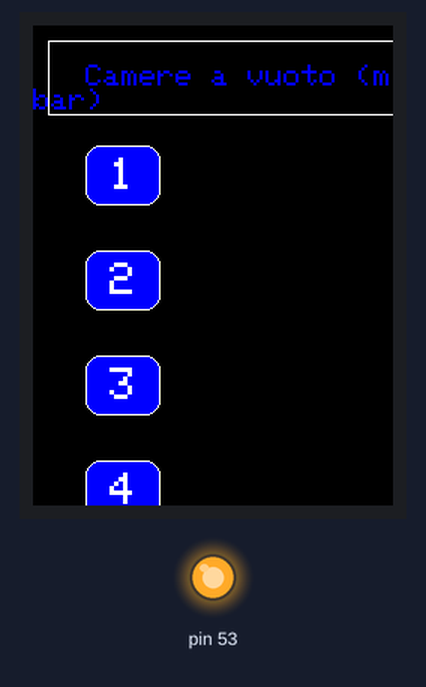
Simulated run of this sketch. Board: Arduino Mega 2560, built with avr-gcc and run on an emulated ATmega2560. Parts: 240×320 colour display, output pins drawn as LEDs (lit = HIGH). No radio packets arrive unless stated; what the sketch prints to the serial monitor is not drawn.

Above: at 0.3 s.
At 0.8 s:
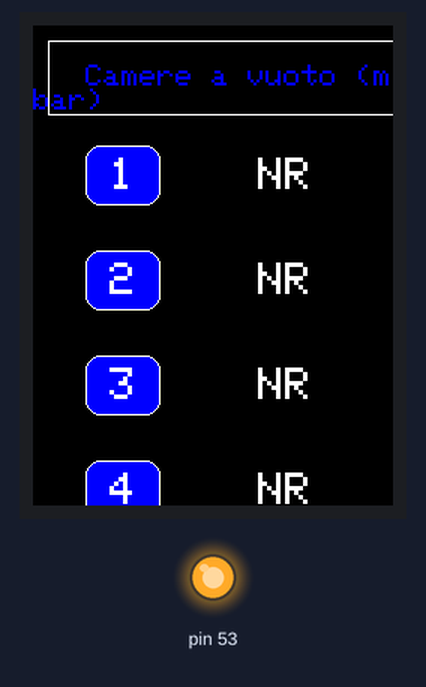

The sketch:

Screen_transimission.ino
```cpp
#include <Adafruit_GFX.h>    // Core graphics library
#include <Adafruit_TFTLCD.h> // Hardware-specific library
#include <TouchScreen.h>
#include <RF24Network.h>
#include <RF24.h>
#include <SPI.h>


RF24 radio(37, 35);               // nRF24L01 (CE,CSN)
RF24Network network(radio);
const uint16_t this_node = 02;  // Address of our node in Octal format ( 04,031, etc)
const uint16_t base00 = 00;
const uint16_t base04 = 04;
const uint16_t bath = 01;
int counter=0;
int counterNR=0;

// The control pins for the LCD can be assigned to any digital or
// analog pins...but we'll use the analog pins as this allows us to
// double up the pins with the touch screen (see the TFT paint example).
//#define LCD_CS A3 // Chip Select goes to Analog 3
//#define LCD_CD A2 // Command/Data goes to Analog 2
//#define LCD_WR A1 // LCD Write goes to Analog 1
//#define LCD_RD A0 // LCD Read goes to Analog 0

//#define LCD_RESET A4 // Can alternately just connect to Arduino's reset pin

// Assign human-readable names to some common 16-bit color values:
#define BLACK   0x0000
#define BLUE    0x001F
#define RED     0xF800
#define YELLOW  0xFFE0
#define WHITE   0xFFFF


#define ILI9341_DARKGREEN   0x03E0      /*   0, 128,   0 */
#define ILI9341_BLUE        0x001F      /*   0,   0, 255 */
#define ILI9341_BLACK       0x0000      /*   0,   0,   0 */

/******************* UI details */
#define BUTTON_X 10
#define BUTTON_Y 100
#define BUTTON_W 50
#define BUTTON_H 40
#define BUTTON_SPACING_Y 30
#define BUTTON_TEXTSIZE 3

// text box where title goes
#define title_X 10
#define title_Y 10
#define title_w 300
#define title_h 50
#define title_SIZE 3


#define YP A2  // must be an analog pin, use "An" notation!
#define XM A3  // must be an analog pin, use "An" notation!
#define YM 8   // can be a digital pin
#define XP 9   // can be a digital pin

#define TS_MINX 130
#define TS_MAXX 905

#define TS_MINY 75
#define TS_MAXY 930
#define MINPRESSURE 10
#define MAXPRESSURE 1000


Adafruit_GFX_Button buttons[4]; // DICHIARAZIONE DELLE CAMERE
/* create 4 buttons, corresponding to the 4 vacuum chambers */
char buttonlabels[4][4] = {"1", "2", "3","4" };

// Questi parametri servono a definire il bottone on/off della modalità experiment
Adafruit_GFX_Button expmode; // DUCHIARAZIONE DI UN BOTTONE
char ON[3] = "ON";
char OFF[4] = "OFF";


int on_off = 0; // questa variabile serve a capire quale bottone si deve disegnare on, verde oppure off, rosso
int change = 0; // il bottone viene ridisegnato all'interno del loop solo se vi è stata una modifica nello stato del bottone

#include <MCUFRIEND_kbv.h>
MCUFRIEND_kbv tft;
TouchScreen ts = TouchScreen(XP, YP, XM, YM, 300);
// If using the shield, all control and data lines are fixed, and
// a simpler declaration can optionally be used:
// Adafruit_TFTLCD tft;

void setup(void) {
  Serial.begin(9600);
  Serial.println(F("TFT LCD screen"));

  tft.reset();// ???? reset schermata

  uint16_t identifier = tft.readID();
  if(identifier == 0x9325) {
    Serial.println(F("Found ILI9325 LCD driver"));
  } else if(identifier == 0x9328) {
    Serial.println(F("Found ILI9328 LCD driver"));
  } else if(identifier == 0x4535) {
    Serial.println(F("Found LGDP4535 LCD driver"));
  }else if(identifier == 0x7575) {
    Serial.println(F("Found HX8347G LCD driver"));
  } else if(identifier == 0x9341) {
    Serial.println(F("Found ILI9341 LCD driver"));
  }else if(identifier == 0x7783) {
    Serial.println(F("Found ST7781 LCD driver"));
  }else if(identifier == 0x8230) {
    Serial.println(F("Found UC8230 LCD driver"));
  }
  else if(identifier == 0x8357) {
    Serial.println(F("Found HX8357D LCD driver"));
  } else if(identifier==0x0101)
  {
      identifier=0x9341;
       Serial.println(F("Found 0x9341 LCD driver"));
  }else if(identifier==0x9481)
  {
       Serial.println(F("Found 0x9481 LCD driver"));
  }
  else if(identifier==0x9486)
  {
       Serial.println(F("Found 0x9486 LCD driver"));
  }
  else {
    Serial.print(F("Unknown LCD driver chip: "));
    Serial.println(identifier, HEX);
    Serial.println(F("If using the Adafruit 2.8\" TFT Arduino shield, the line:"));
    Serial.println(F("  #define USE_ADAFRUIT_SHIELD_PINOUT"));
    Serial.println(F("should appear in the library header (Adafruit_TFT.h)."));
    Serial.println(F("If using the breakout board, it should NOT be #defined!"));
    Serial.println(F("Also if using the breakout, double-check that all wiring"));
    Serial.println(F("matches the tutorial."));
    identifier=0x9486;

  }

  tft.begin(identifier);
  Serial.print("TFT size is "); Serial.print(tft.width()); Serial.print("x"); Serial.println(tft.height());
  tft.setRotation(0);
  tft.fillScreen(BLACK);// schermo nero partenza

  tft.drawRect(title_X, title_Y, title_w, title_h, WHITE); // disegno rettangolo titolo

    unsigned long start = micros();
   tft.setCursor(title_X+25, title_Y+title_h/3);
    tft.setTextColor(ILI9341_BLUE);    tft.setTextSize(2);
    // Scrivo il titolo in alto
   tft.println("Camere a vuoto (mbar)");


    // Diesegno i bottoni 1,2,3,4 corrispondenti alle 4 camere a vuoto
    for (uint8_t row=0; row<4; row++) {
        buttons[row].initButton(&tft, BUTTON_X+BUTTON_W,
                  BUTTON_Y+row*(BUTTON_H+BUTTON_SPACING_Y),    // x, y, w, h, outline, fill, text
                  BUTTON_W, BUTTON_H, WHITE, ILI9341_BLUE, WHITE,
                  buttonlabels[row], BUTTON_TEXTSIZE);
        buttons[row].drawButton();
    }


   // Disegno il bottone on/off per la modalità esperimento
   tft.setCursor(30, 385);
    tft.setTextColor(WHITE);    tft.setTextSize(2.5);
   tft.println("Experiment");

   tft.setCursor(30, 410);
    tft.setTextColor(WHITE);    tft.setTextSize(2.5);
   tft.println("mode is:");


expmode.initButton(&tft, 240, 410, 110, 70, WHITE, RED, WHITE, OFF, 3);
      expmode.drawButton();


//comunicazione
Serial.begin(9600);
  SPI.begin();
  radio.begin();
  network.begin(90, this_node);  //(channel, node address)
   radio.setDataRate(RF24_250KBPS);
 radio.setChannel(124);

}


double pompa[4]={666,666,666,666}; // Codice di not received yet
int esponente[4]={0,0,0,0};
int i;
int head;
double temp[4];
void loop() {

  int tempo,ref;
  // ricezione

  tempo=millis(); // DA GESTIRE IL MILLIS
ref=tempo;
int out=0;
 int network_avail=0;

  while(tempo-ref<500 && tempo-ref>-0.01 && out==0){ // regolare tempo in base a esigenze
network.update();
Serial.println("Waiting...");


  while ( network.available() ) {     // Is there any incoming data?   NON GESTISCE ROBUSTAMENTE PIù DATI????? BEH ALLORA MANDA TUTTO DA UN SOLO MASTER A SCHERMO! DOMANI GESTISCI 3 arduini!!!!!
    RF24NetworkHeader header;
     Serial.print("Ricevuto messaggio");

             int incomingData[5];
      network.read(header, &incomingData, sizeof(incomingData));
       temp[0]=incomingData[1];
       temp[1]=incomingData[2];
       temp[2]=incomingData[3];
       temp[3]=incomingData[4]; // se temp ricevuto è -1 NON AGGIORNARE LO SCHERMO
        network_avail=1;
        out=1;
         if(header.from_node==00){counterNR=0;}


  }


  tempo=millis();

  }

// IN INCOMING DATA[0] HO CODICE DI ERRORE!
//IL QUALE GESTISCE UN ALERT MODE

// trasformazione di incoming Data QUA poi ci sarà da discernere tra i vari casi se il messaggio è inviato da master 1 o master 2
// per semplicità codice del caso singolo. l'idea è quella di shiftare banalmente
// QUA DA AGGIUNGERE LA GESTIONE DEI 2 INDIRIZZI SMART Ways!

if(network_avail){ //aggiorna le cose solo se hai ricevuto


int j=0;
// MODIFICA SOLO I PRIMI DUE GLI ALTRI VANNO GIA' BENE
for (i=0;i<2;i++){


if (temp[i]>0){
 temp[i]=temp[i]*5/1023;
 temp[i]=pow(10,(temp[i]-3.4229)/0.3025);

   if (temp[i]<1){
                   j=0;
  // itera finchè pressure non diventa composto da 123.123 conta il numero di volte hai fatto per 10
  while(temp[i]<1){
  temp[i]=temp[i]*10;
        j++;}
}


esponente[i]=-j;
pompa[i]= temp[i];
  }

//else if(pompa[i]=666); // DA GESTIRE IL CASO PRESSIONI ALTE!!!!!!!
else if (temp[i]<0) {
pompa[i]=666;   //messaggio di errore
esponente[i]=0;
Serial.println("MODIFICA FATTA");

}


// attenzione alLO ZERO MACCHINA DI 10^-12 !!! segnalare altro
if(j<-12 ){
pompa[i]=666;   //messaggio di errore
esponente[i]=0;}

}


}


if(counterNR>3 || on_off){ // GESTISCO COSI' la MANCANZA DI AGGIORNAMENTO
pompa[0]=666;
pompa[1]=666;
pompa[2]=666;
pompa[3]=666;
}

counterNR++;


// QUA GESTISTI TEMP[2] e temp[3]


  // network_avail è un booleano =1 se è stato ricevuto un messaggio
  // Se network_avail=1, devo sovrascrivere lo schermo, e quindi dicsegno un rettangolo nero per coprire i dati precedenti
  if (network_avail || on_off || counterNR==5) {tft.fillRect(BUTTON_X+130, BUTTON_Y-20, 200, 4*BUTTON_SPACING_Y+4*BUTTON_H, ILI9341_BLACK);}


  // Ora scrivo i nuovi dati sullo schermo

   tft.setCursor(BUTTON_X+140, BUTTON_Y-12);
    tft.setTextColor(WHITE);    tft.setTextSize(3);
  if (pompa[0]!=666){
     tft.print(pompa[0]); tft.print("e");
   tft.println(esponente[0]);}
   else{tft.println("NR");}

   tft.setCursor(BUTTON_X+140, BUTTON_Y-12+BUTTON_SPACING_Y+BUTTON_H);
    tft.setTextColor(WHITE);    tft.setTextSize(3);

  if (pompa[1]!=666){
     tft.print(pompa[1]); tft.print("e");
   tft.println(esponente[1]);}
   else{tft.println("NR");}

   tft.setCursor(BUTTON_X+140, BUTTON_Y-12+2*BUTTON_SPACING_Y+2*BUTTON_H);
    tft.setTextColor(WHITE);    tft.setTextSize(3);
if (pompa[2]!=666){
     tft.print(pompa[2]); tft.print("e");
   tft.println(esponente[2]);}
   else{tft.println("NR");}


   tft.setCursor(BUTTON_X+140, BUTTON_Y-12+3*BUTTON_SPACING_Y+3*BUTTON_H);
    tft.setTextColor(WHITE);    tft.setTextSize(3);

if (pompa[3]!=666){
     tft.print(pompa[3]); tft.print("e");
   tft.println(esponente[3]);}
   else{tft.println("NR");}


  tempo=millis();
   ref=tempo;
// QUA IMPLEMENTA UN ALGORITMO INTELLIGENTE

   while(tempo-ref<5000 && tempo-ref>-0.1){

digitalWrite(13, HIGH);
  TSPoint p = ts.getPoint();
  digitalWrite(13, LOW);

  // if sharing pins, you'll need to fix the directions of the touchscreen pins
  //pinMode(XP, OUTPUT);
  pinMode(XM, OUTPUT);
  pinMode(YP, OUTPUT);
  //pinMode(YM, OUTPUT);


 if (p.z > MINPRESSURE && p.z < MAXPRESSURE)
   {

      p.x = p.x + p.y;
      p.y = p.x - p.y;
      p.x = p.x - p.y;
      p.x = map(p.x, TS_MINX, TS_MAXX, tft.width(), 0);
      p.y = tft.height()-(map(p.y, TS_MINY, TS_MAXY, tft.height(), 0));


      if ((expmode.contains(p.x, p.y))&&p.x>10)
      {
          Serial.print("Pressing: "); Serial.println(0);
          expmode.press(true);  // tell the button it is pressed
      } else {
          expmode.press(false);  // tell the button it is NOT pressed
      }


   } else {

   expmode.press(false);  // tell the button it is NOT pressed
   }


   if (expmode.justReleased()) {
       Serial.print("Released: "); Serial.println(0);
       expmode.drawButton();  // draw normal
       change = 1;
       on_off = !on_off; // ON==1
   } else {
    change=0;
   }

   if (change) {
      if (on_off){
      expmode.initButton(&tft, 240, 410, 110, 70, WHITE, ILI9341_DARKGREEN, WHITE, ON, 3);
      expmode.drawButton();
      counter=0;
   } else {
      expmode.initButton(&tft, 240, 410, 110, 70, WHITE, RED, WHITE, OFF, 3);
      expmode.drawButton();
       counter=0;
   }
   }


  tempo=millis();
   }


// MANDA INDIETRO LO STATO DELLO SCHERMO! SE è ON manda 2 volte e poi basta fino a nuovo ordine


 // MESSAGE from Node 02 to 00 && 04 && bath!!
 int data[3];
data[0]=on_off;
data[1]=0;
data[2]=0;
Serial.println(on_off);
// NON INVIARE NULLA SE SEI IN OFF
 if(counter<2  || on_off==0 ){ // qua idealmente mandi per 3/4 loop e poi interrompi la comunicazione fino a nuovo ordine on_off=1

 for (i=0;i<2;i++){
  RF24NetworkHeader header3(base00);     // (Address where the data is going)

 bool ok2 = network.write(header3, &data, sizeof(data)); // Send the data
  delay(20);

  RF24NetworkHeader header4(base04);     // (Address where the data is going)

 bool ok = network.write(header4, &data, sizeof(data)); // Send the data
  delay(20);

 RF24NetworkHeader header5(bath);     // (Address where the data is going)

 bool ok3 = network.write(header5, &data, sizeof(data)); // Send the data
  delay(100);

 counter ++;
 }

 }


// QUI IMPLEMENTA L'ALERT MODE


   }
```
